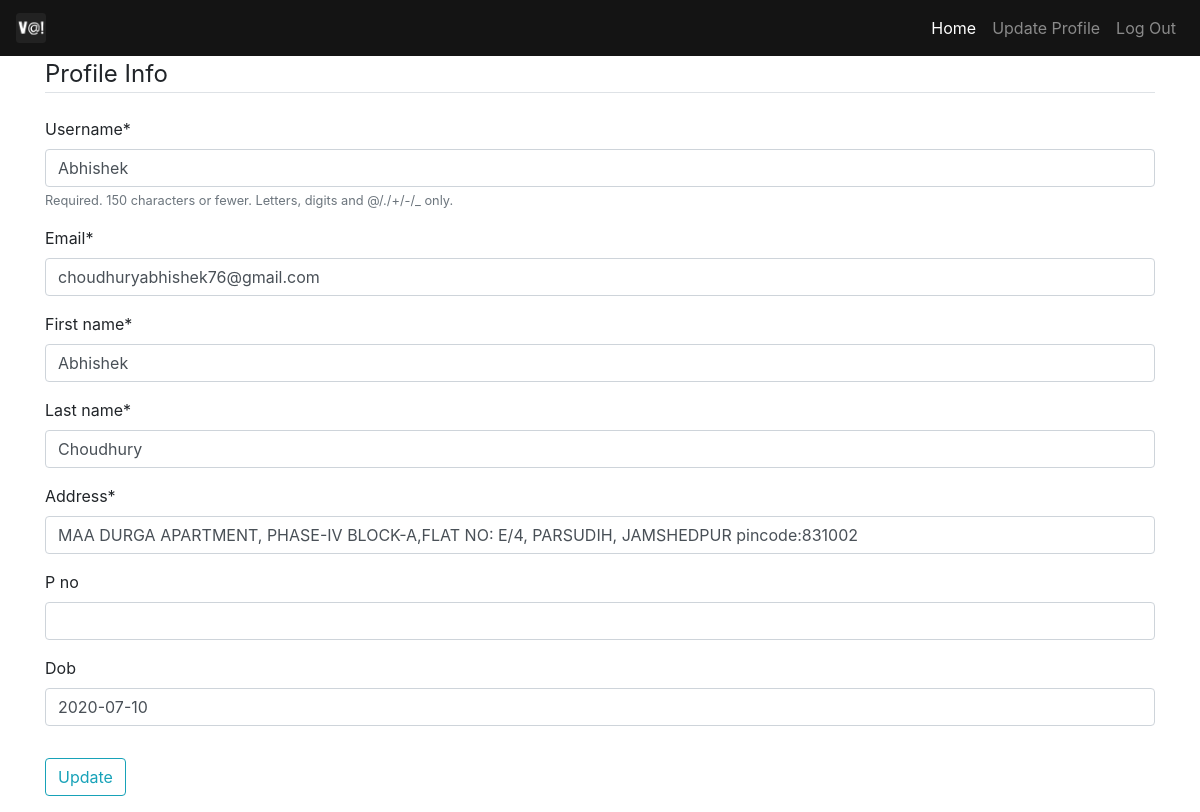
The app's page /update/ (signed in), older data.
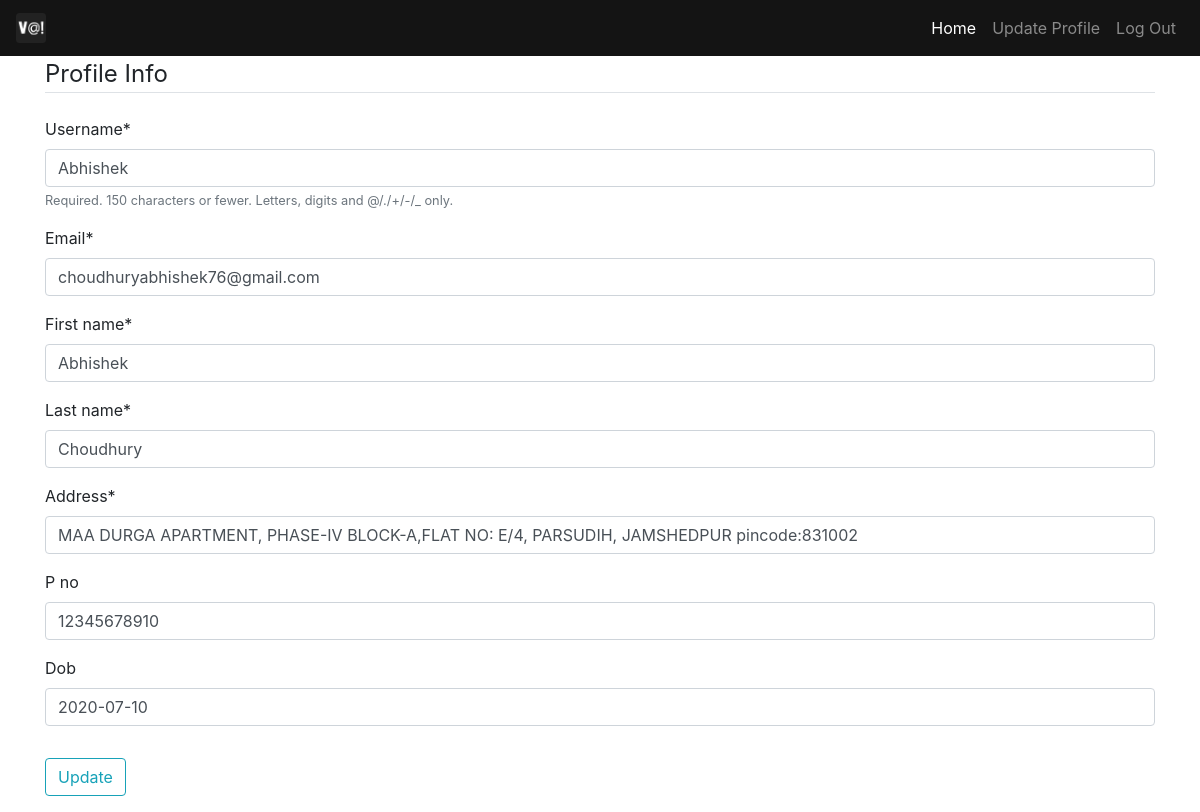
The same page, newer data.
### Users/models.py (models this page shows, shortened)
class Profile(models.Model):
    user = models.OneToOneField(User, on_delete=models.CASCADE)
    First_name = models.CharField(max_length=50, default='Your First Name is currently is empty')
    last_name = models.CharField(max_length=50 , default='Your Last Name is currently is empty')
    Address = models.CharField(max_length=300 , default='Your Address is currently is empty')
    P_no = models.IntegerField(default=None, blank=True, null=True)
    Dob = models.DateField(default=None, blank=True, null=True)

### Users/views.py (the view)
# urls.py: path('update/', user_views.profile, name='update'),
@login_required
def profile(request):
    if request.method == 'POST':
        u_form = UserUpdateForm(request.POST,instance=request.user)
        p_form = ProfileUpdateForm(request.POST,request.FILES, instance=request.user.profile)
        if u_form.is_valid() and p_form.is_valid():
            u_form.save()
            p_form.save()
            messages.success(request, f'Account has been updated ! ')           # sends messages as toaster
            return redirect('home')
    else:
        u_form = UserUpdateForm(instance=request.user)
        p_form = ProfileUpdateForm(instance=request.user.profile)
    context = {
        'u_form': u_form,
        'p_form': p_form
    }
    return render(request, 'Users/update.html', context)

### Users/forms.py
class UserUpdateForm(forms.ModelForm):
    email = forms.EmailField()
    class Meta:
        model = User
        fields = ['username', 'email']

class ProfileUpdateForm(forms.ModelForm):
    class Meta:
        model = Profile
        fields = ['First_name', 'last_name', 'Address', 'P_no', 'Dob']

### Users/templates/Users/update.html (shortened to what this page needs)
{% extends "polls/base.html" %}
{% load crispy_forms_tags %}
{% block content %}
<div class="content-section">
    <form method="POST" enctype="multipart/form-data">
        <fieldset class="form-group">
            <legend class="border-bottom mb-4">Profile Info</legend>
            {{ u_form|crispy }}
            {{ p_form|crispy }}
        </fieldset>
        <div class="class-group">
            <button class="btn btn-outline-info" type="submit">Update</button>
        </div>
    </form>
</div>
{% endblock %}

Row changes from the older to the newer data that the page shows:
changed Profile "Abhishek": P_no (not shown) → "12345678910"
